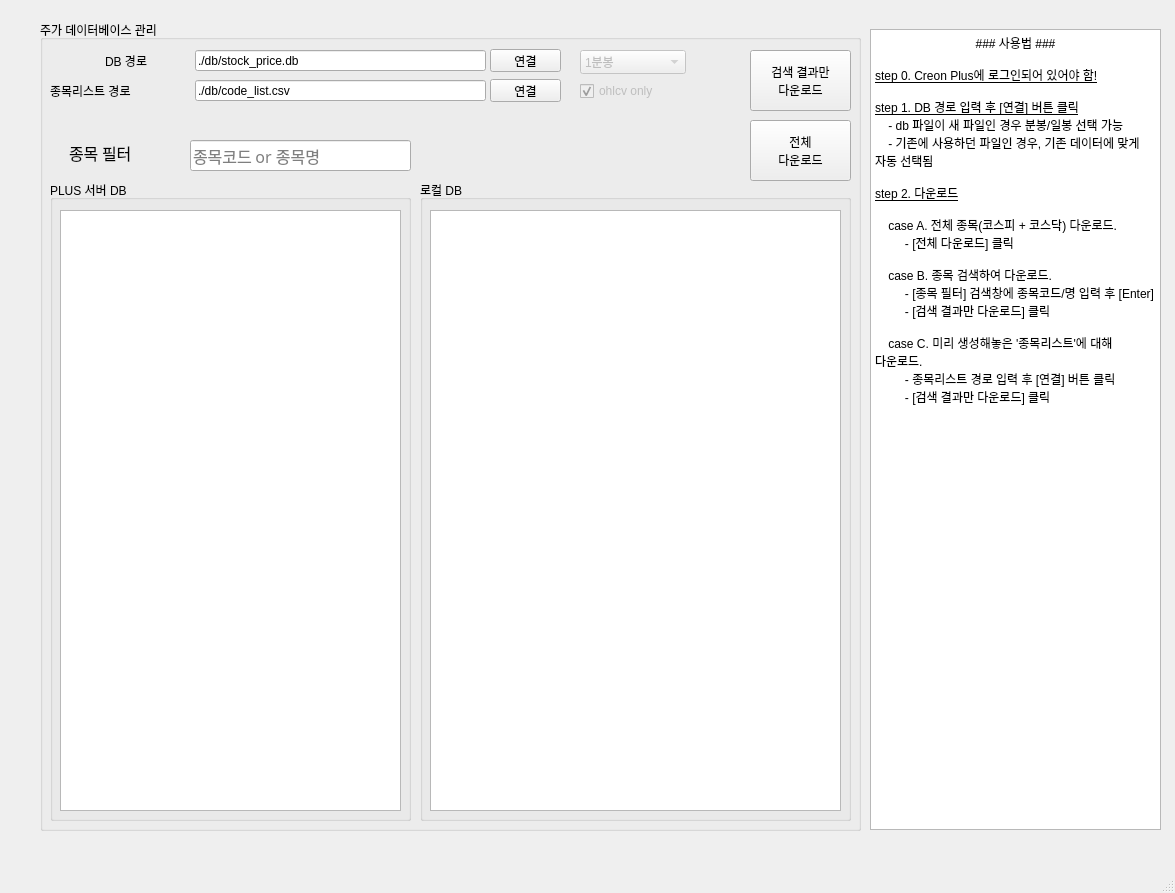
<?xml version="1.0" encoding="UTF-8"?>
<ui version="4.0">
 <class>MainWindow</class>
 <widget class="QMainWindow" name="MainWindow">
  <property name="enabled">
   <bool>true</bool>
  </property>
  <property name="geometry">
   <rect>
    <x>0</x>
    <y>0</y>
    <width>1175</width>
    <height>893</height>
   </rect>
  </property>
  <property name="mouseTracking">
   <bool>false</bool>
  </property>
  <property name="windowTitle">
   <string>Creon_datareader v1.2</string>
  </property>
  <widget class="QWidget" name="centralwidget">
   <widget class="QGroupBox" name="groupBox_4">
    <property name="geometry">
     <rect>
      <x>40</x>
      <y>20</y>
      <width>821</width>
      <height>811</height>
     </rect>
    </property>
    <property name="title">
     <string>주가 데이터베이스 관리</string>
    </property>
    <property name="flat">
     <bool>false</bool>
    </property>
    <widget class="QGroupBox" name="groupBox_2">
     <property name="geometry">
      <rect>
       <x>10</x>
       <y>160</y>
       <width>361</width>
       <height>641</height>
      </rect>
     </property>
     <property name="title">
      <string>PLUS 서버 DB</string>
     </property>
     <widget class="QTableView" name="tableView">
      <property name="geometry">
       <rect>
        <x>10</x>
        <y>30</y>
        <width>341</width>
        <height>601</height>
       </rect>
      </property>
     </widget>
    </widget>
    <widget class="QGroupBox" name="groupBox_3">
     <property name="geometry">
      <rect>
       <x>380</x>
       <y>160</y>
       <width>431</width>
       <height>641</height>
      </rect>
     </property>
     <property name="title">
      <string>로컬 DB</string>
     </property>
     <widget class="QTableView" name="tableView_2">
      <property name="geometry">
       <rect>
        <x>10</x>
        <y>30</y>
        <width>411</width>
        <height>601</height>
       </rect>
      </property>
     </widget>
    </widget>
    <widget class="QPushButton" name="pushButton_4">
     <property name="enabled">
      <bool>true</bool>
     </property>
     <property name="geometry">
      <rect>
       <x>710</x>
       <y>100</y>
       <width>101</width>
       <height>61</height>
      </rect>
     </property>
     <property name="text">
      <string>전체
다운로드</string>
     </property>
    </widget>
    <widget class="QPushButton" name="pushButton_3">
     <property name="enabled">
      <bool>true</bool>
     </property>
     <property name="geometry">
      <rect>
       <x>710</x>
       <y>30</y>
       <width>101</width>
       <height>61</height>
      </rect>
     </property>
     <property name="mouseTracking">
      <bool>true</bool>
     </property>
     <property name="acceptDrops">
      <bool>false</bool>
     </property>
     <property name="layoutDirection">
      <enum>Qt::LeftToRight</enum>
     </property>
     <property name="text">
      <string>검색 결과만
다운로드</string>
     </property>
     <property name="checkable">
      <bool>false</bool>
     </property>
     <property name="autoRepeat">
      <bool>false</bool>
     </property>
     <property name="autoExclusive">
      <bool>false</bool>
     </property>
     <property name="autoDefault">
      <bool>false</bool>
     </property>
     <property name="default">
      <bool>false</bool>
     </property>
     <property name="flat">
      <bool>false</bool>
     </property>
    </widget>
    <widget class="QLabel" name="label_9">
     <property name="geometry">
      <rect>
       <x>65</x>
       <y>30</y>
       <width>81</width>
       <height>21</height>
      </rect>
     </property>
     <property name="text">
      <string>DB 경로</string>
     </property>
    </widget>
    <widget class="QLineEdit" name="lineEdit_4">
     <property name="geometry">
      <rect>
       <x>155</x>
       <y>30</y>
       <width>291</width>
       <height>21</height>
      </rect>
     </property>
     <property name="text">
      <string>./db/stock_price.db</string>
     </property>
    </widget>
    <widget class="QLineEdit" name="lineEdit_5">
     <property name="geometry">
      <rect>
       <x>150</x>
       <y>120</y>
       <width>221</width>
       <height>31</height>
      </rect>
     </property>
     <property name="font">
      <font>
       <family>굴림</family>
       <pointsize>12</pointsize>
       <weight>50</weight>
       <bold>false</bold>
      </font>
     </property>
     <property name="text">
      <string/>
     </property>
     <property name="placeholderText">
      <string>종목코드 or 종목명</string>
     </property>
    </widget>
    <widget class="QLabel" name="label_12">
     <property name="geometry">
      <rect>
       <x>29</x>
       <y>117</y>
       <width>111</width>
       <height>31</height>
      </rect>
     </property>
     <property name="font">
      <font>
       <family>굴림</family>
       <pointsize>12</pointsize>
      </font>
     </property>
     <property name="text">
      <string>종목 필터</string>
     </property>
    </widget>
    <widget class="QPushButton" name="pushButton_2">
     <property name="geometry">
      <rect>
       <x>450</x>
       <y>29</y>
       <width>71</width>
       <height>23</height>
      </rect>
     </property>
     <property name="text">
      <string>연결</string>
     </property>
    </widget>
    <widget class="QLabel" name="label_10">
     <property name="geometry">
      <rect>
       <x>10</x>
       <y>60</y>
       <width>131</width>
       <height>21</height>
      </rect>
     </property>
     <property name="text">
      <string>종목리스트 경로</string>
     </property>
    </widget>
    <widget class="QLineEdit" name="lineEdit_8">
     <property name="geometry">
      <rect>
       <x>155</x>
       <y>60</y>
       <width>291</width>
       <height>21</height>
      </rect>
     </property>
     <property name="text">
      <string>./db/code_list.csv</string>
     </property>
    </widget>
    <widget class="QPushButton" name="pushButton_8">
     <property name="geometry">
      <rect>
       <x>450</x>
       <y>59</y>
       <width>71</width>
       <height>23</height>
      </rect>
     </property>
     <property name="text">
      <string>연결</string>
     </property>
    </widget>
    <widget class="QComboBox" name="comboBox">
     <property name="enabled">
      <bool>false</bool>
     </property>
     <property name="geometry">
      <rect>
       <x>540</x>
       <y>30</y>
       <width>106</width>
       <height>24</height>
      </rect>
     </property>
     <item>
      <property name="text">
       <string>1분봉</string>
      </property>
     </item>
     <item>
      <property name="text">
       <string>5분봉</string>
      </property>
     </item>
     <item>
      <property name="text">
       <string>일봉</string>
      </property>
     </item>
     <item>
      <property name="text">
       <string>주봉</string>
      </property>
     </item>
     <item>
      <property name="text">
       <string>월봉</string>
      </property>
     </item>
    </widget>
    <widget class="QCheckBox" name="checkBox">
     <property name="enabled">
      <bool>false</bool>
     </property>
     <property name="geometry">
      <rect>
       <x>540</x>
       <y>60</y>
       <width>116</width>
       <height>22</height>
      </rect>
     </property>
     <property name="text">
      <string>ohlcv only</string>
     </property>
     <property name="checked">
      <bool>true</bool>
     </property>
    </widget>
   </widget>
   <widget class="QTextBrowser" name="textBrowser">
    <property name="geometry">
     <rect>
      <x>870</x>
      <y>29</y>
      <width>291</width>
      <height>801</height>
     </rect>
    </property>
    <property name="html">
     <string>&lt;!DOCTYPE HTML PUBLIC &quot;-//W3C//DTD HTML 4.0//EN&quot; &quot;http://www.w3.org/TR/REC-html40/strict.dtd&quot;&gt;
&lt;html&gt;&lt;head&gt;&lt;meta name=&quot;qrichtext&quot; content=&quot;1&quot; /&gt;&lt;style type=&quot;text/css&quot;&gt;
p, li { white-space: pre-wrap; }
&lt;/style&gt;&lt;/head&gt;&lt;body style=&quot; font-family:'Gulim'; font-size:9pt; font-weight:400; font-style:normal;&quot;&gt;
&lt;p align=&quot;center&quot; style=&quot; margin-top:0px; margin-bottom:0px; margin-left:0px; margin-right:0px; -qt-block-indent:0; text-indent:0px;&quot;&gt;### 사용법 ###&lt;/p&gt;
&lt;p style=&quot;-qt-paragraph-type:empty; margin-top:0px; margin-bottom:0px; margin-left:0px; margin-right:0px; -qt-block-indent:0; text-indent:0px;&quot;&gt;&lt;br /&gt;&lt;/p&gt;
&lt;p style=&quot; margin-top:0px; margin-bottom:0px; margin-left:0px; margin-right:0px; -qt-block-indent:0; text-indent:0px;&quot;&gt;&lt;span style=&quot; text-decoration: underline;&quot;&gt;step 0. Creon Plus에 로그인되어 있어야 함!&lt;/span&gt;&lt;/p&gt;
&lt;p style=&quot;-qt-paragraph-type:empty; margin-top:0px; margin-bottom:0px; margin-left:0px; margin-right:0px; -qt-block-indent:0; text-indent:0px; text-decoration: underline;&quot;&gt;&lt;br /&gt;&lt;/p&gt;
&lt;p style=&quot; margin-top:0px; margin-bottom:0px; margin-left:0px; margin-right:0px; -qt-block-indent:0; text-indent:0px;&quot;&gt;&lt;span style=&quot; text-decoration: underline;&quot;&gt;step 1. DB 경로 입력 후 [연결] 버튼 클릭&lt;/span&gt;&lt;/p&gt;
&lt;p style=&quot; margin-top:0px; margin-bottom:0px; margin-left:0px; margin-right:0px; -qt-block-indent:0; text-indent:0px;&quot;&gt;    - db 파일이 새 파일인 경우 분봉/일봉 선택 가능&lt;/p&gt;
&lt;p style=&quot; margin-top:0px; margin-bottom:0px; margin-left:0px; margin-right:0px; -qt-block-indent:0; text-indent:0px;&quot;&gt;    - 기존에 사용하던 파일인 경우, 기존 데이터에 맞게 자동 선택됨&lt;/p&gt;
&lt;p style=&quot;-qt-paragraph-type:empty; margin-top:0px; margin-bottom:0px; margin-left:0px; margin-right:0px; -qt-block-indent:0; text-indent:0px;&quot;&gt;&lt;br /&gt;&lt;/p&gt;
&lt;p style=&quot; margin-top:0px; margin-bottom:0px; margin-left:0px; margin-right:0px; -qt-block-indent:0; text-indent:0px;&quot;&gt;&lt;span style=&quot; text-decoration: underline;&quot;&gt;step 2. 다운로드&lt;/span&gt;&lt;/p&gt;
&lt;p style=&quot;-qt-paragraph-type:empty; margin-top:0px; margin-bottom:0px; margin-left:0px; margin-right:0px; -qt-block-indent:0; text-indent:0px; text-decoration: underline;&quot;&gt;&lt;br /&gt;&lt;/p&gt;
&lt;p style=&quot; margin-top:0px; margin-bottom:0px; margin-left:0px; margin-right:0px; -qt-block-indent:0; text-indent:0px;&quot;&gt;    case A. 전체 종목(코스피 + 코스닥) 다운로드.&lt;/p&gt;
&lt;p style=&quot; margin-top:0px; margin-bottom:0px; margin-left:0px; margin-right:0px; -qt-block-indent:0; text-indent:0px;&quot;&gt;         - [전체 다운로드] 클릭&lt;/p&gt;
&lt;p style=&quot;-qt-paragraph-type:empty; margin-top:0px; margin-bottom:0px; margin-left:0px; margin-right:0px; -qt-block-indent:0; text-indent:0px;&quot;&gt;&lt;br /&gt;&lt;/p&gt;
&lt;p style=&quot; margin-top:0px; margin-bottom:0px; margin-left:0px; margin-right:0px; -qt-block-indent:0; text-indent:0px;&quot;&gt;    case B. 종목 검색하여 다운로드.&lt;/p&gt;
&lt;p style=&quot; margin-top:0px; margin-bottom:0px; margin-left:0px; margin-right:0px; -qt-block-indent:0; text-indent:0px;&quot;&gt;         - [종목 필터] 검색창에 종목코드/명 입력 후 [Enter]&lt;/p&gt;
&lt;p style=&quot; margin-top:0px; margin-bottom:0px; margin-left:0px; margin-right:0px; -qt-block-indent:0; text-indent:0px;&quot;&gt;         - [검색 결과만 다운로드] 클릭&lt;/p&gt;
&lt;p style=&quot;-qt-paragraph-type:empty; margin-top:0px; margin-bottom:0px; margin-left:0px; margin-right:0px; -qt-block-indent:0; text-indent:0px;&quot;&gt;&lt;br /&gt;&lt;/p&gt;
&lt;p style=&quot; margin-top:0px; margin-bottom:0px; margin-left:0px; margin-right:0px; -qt-block-indent:0; text-indent:0px;&quot;&gt;    case C. 미리 생성해놓은 '종목리스트'에 대해 다운로드.&lt;/p&gt;
&lt;p style=&quot; margin-top:0px; margin-bottom:0px; margin-left:0px; margin-right:0px; -qt-block-indent:0; text-indent:0px;&quot;&gt;         - 종목리스트 경로 입력 후 [연결] 버튼 클릭&lt;/p&gt;
&lt;p style=&quot; margin-top:0px; margin-bottom:0px; margin-left:0px; margin-right:0px; -qt-block-indent:0; text-indent:0px;&quot;&gt;         - [검색 결과만 다운로드] 클릭&lt;/p&gt;
&lt;p style=&quot;-qt-paragraph-type:empty; margin-top:0px; margin-bottom:0px; margin-left:0px; margin-right:0px; -qt-block-indent:0; text-indent:0px;&quot;&gt;&lt;br /&gt;&lt;/p&gt;&lt;/body&gt;&lt;/html&gt;</string>
    </property>
   </widget>
  </widget>
  <widget class="QMenuBar" name="menubar">
   <property name="geometry">
    <rect>
     <x>0</x>
     <y>0</y>
     <width>1175</width>
     <height>31</height>
    </rect>
   </property>
  </widget>
  <widget class="QStatusBar" name="statusbar"/>
 </widget>
 <resources/>
 <connections/>
</ui>
